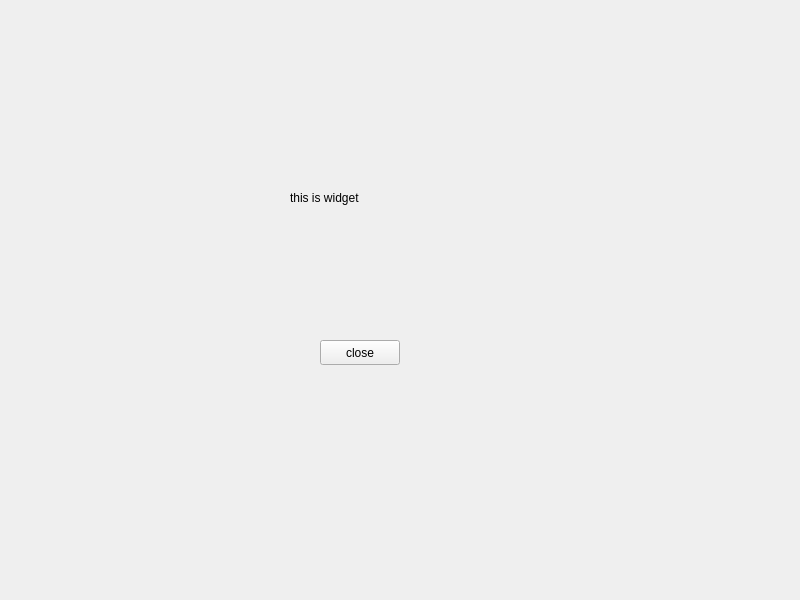
<?xml version="1.0" encoding="UTF-8"?>
<ui version="4.0">
 <class>Widget</class>
 <widget class="QWidget" name="Widget">
  <property name="geometry">
   <rect>
    <x>0</x>
    <y>0</y>
    <width>800</width>
    <height>600</height>
   </rect>
  </property>
  <property name="windowTitle">
   <string>Widget</string>
  </property>
  <widget class="QLabel" name="label">
   <property name="geometry">
    <rect>
     <x>290</x>
     <y>190</y>
     <width>101</width>
     <height>16</height>
    </rect>
   </property>
   <property name="text">
    <string>this is widget</string>
   </property>
  </widget>
  <widget class="QPushButton" name="pushButton">
   <property name="geometry">
    <rect>
     <x>320</x>
     <y>340</y>
     <width>80</width>
     <height>25</height>
    </rect>
   </property>
   <property name="text">
    <string>close</string>
   </property>
  </widget>
 </widget>
 <resources/>
 <connections>
  <connection>
   <sender>pushButton</sender>
   <signal>clicked()</signal>
   <receiver>Widget</receiver>
   <slot>close()</slot>
   <hints>
    <hint type="sourcelabel">
     <x>359</x>
     <y>352</y>
    </hint>
    <hint type="destinationlabel">
     <x>399</x>
     <y>299</y>
    </hint>
   </hints>
  </connection>
 </connections>
</ui>
